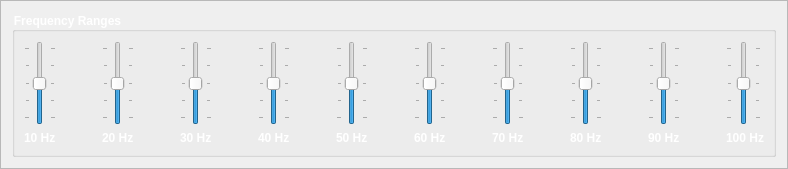
               <widget class="QFrame" name="frame_9">
                <property name="frameShape">
                 <enum>QFrame::StyledPanel</enum>
                </property>
                <property name="frameShadow">
                 <enum>QFrame::Raised</enum>
                </property>
                <layout class="QGridLayout" name="gridLayout_17">
                 <item row="0" column="0">
                  <widget class="QGroupBox" name="groupBox_3">
                   <property name="sizePolicy">
                    <sizepolicy hsizetype="Expanding" vsizetype="Maximum">
                     <horstretch>0</horstretch>
                     <verstretch>0</verstretch>
                    </sizepolicy>
                   </property>
                   <property name="maximumSize">
                    <size>
                     <width>16777215</width>
                     <height>150</height>
                    </size>
                   </property>
                   <property name="font">
                    <font>
                     <pointsize>9</pointsize>
                     <weight>75</weight>
                     <bold>true</bold>
                    </font>
                   </property>
                   <property name="styleSheet">
                    <string notr="true">color: rgb(255, 255, 255);</string>
                   </property>
                   <property name="title">
                    <string>Frequency Ranges</string>
                   </property>
                   <layout class="QGridLayout" name="gridLayout_41">
                    <item row="0" column="0">
                     <layout class="QHBoxLayout" name="horizontalLayout_9">
                      <item>
                       <layout class="QVBoxLayout" name="verticalLayout_7">
                        <item>
                         <widget class="QSlider" name="Uniform_Range_Frequency_Range_1_Slider">
                          <property name="sizePolicy">
                           <sizepolicy hsizetype="Maximum" vsizetype="Expanding">
                            <horstretch>0</horstretch>
                            <verstretch>0</verstretch>
                           </sizepolicy>
                          </property>
                          <property name="maximumSize">
                           <size>
                            <width>35</width>
                            <height>16777215</height>
                           </size>
                          </property>
                          <property name="minimum">
                           <number>-2</number>
                          </property>
                          <property name="maximum">
                           <number>2</number>
                          </property>
                          <property name="orientation">
                           <enum>Qt::Vertical</enum>
                          </property>
                          <property name="tickPosition">
                           <enum>QSlider::TicksBothSides</enum>
                          </property>
                         </widget>
                        </item>
                        <item>
                         <widget class="QLabel" name="Uniform_Range_Frequency_Range_1_Label">
                          <property name="maximumSize">
                           <size>
                            <width>35</width>
                            <height>16777215</height>
                           </size>
                          </property>
                          <property name="font">
                           <font>
                            <weight>75</weight>
                            <bold>true</bold>
                           </font>
                          </property>
                          <property name="text">
                           <string>10 Hz</string>
                          </property>
                         </widget>
                        </item>
                       </layout>
                      </item>
                      <item>
                       <spacer name="horizontalSpacer_29">
                        <property name="orientation">
                         <enum>Qt::Horizontal</enum>
                        </property>
                        <property name="sizeHint" stdset="0">
                         <size>
                          <width>40</width>
                          <height>20</height>
                         </size>
                        </property>
                       </spacer>
                      </item>
                      <item>
                       <layout class="QVBoxLayout" name="verticalLayout_8">
                        <item>
                         <widget class="QSlider" name="Uniform_Range_Frequency_Range_2_Slider">
                          <property name="sizePolicy">
                           <sizepolicy hsizetype="Maximum" vsizetype="Expanding">
                            <horstretch>0</horstretch>
                            <verstretch>0</verstretch>
                           </sizepolicy>
                          </property>
                          <property name="maximumSize">
                           <size>
                            <width>35</width>
                            <height>16777215</height>
                           </size>
                          </property>
                          <property name="minimum">
                           <number>-2</number>
                          </property>
                          <property name="maximum">
                           <number>2</number>
                          </property>
                          <property name="orientation">
                           <enum>Qt::Vertical</enum>
                          </property>
                          <property name="tickPosition">
                           <enum>QSlider::TicksBothSides</enum>
                          </property>
                         </widget>
                        </item>
                        <item>
                         <widget class="QLabel" name="Uniform_Range_Frequency_Range_2_Label">
                          <property name="maximumSize">
                           <size>
                            <width>35</width>
                            <height>16777215</height>
                           </size>
                          </property>
                          <property name="font">
                           <font>
                            <weight>75</weight>
                            <bold>true</bold>
                           </font>
                          </property>
                          <property name="text">
                           <string>20 Hz</string>
                          </property>
                         </widget>
                        </item>
                       </layout>
                      </item>
                      <item>
                       <spacer name="horizontalSpacer_28">
                        <property name="orientation">
                         <enum>Qt::Horizontal</enum>
                        </property>
                        <property name="sizeHint" stdset="0">
                         <size>
                          <width>40</width>
                          <height>20</height>
                         </size>
                        </property>
                       </spacer>
                      </item>
                      <item>
                       <layout class="QVBoxLayout" name="verticalLayout_9">
                        <item>
                         <widget class="QSlider" name="Uniform_Range_Frequency_Range_3_Slider">
                          <property name="sizePolicy">
                           <sizepolicy hsizetype="Maximum" vsizetype="Expanding">
                            <horstretch>0</horstretch>
                            <verstretch>0</verstretch>
                           </sizepolicy>
                          </property>
                          <property name="maximumSize">
                           <size>
                            <width>35</width>
                            <height>16777215</height>
                           </size>
                          </property>
                          <property name="minimum">
                           <number>-2</number>
                          </property>
                          <property name="maximum">
                           <number>2</number>
                          </property>
                          <property name="orientation">
                           <enum>Qt::Vertical</enum>
                          </property>
                          <property name="tickPosition">
                           <enum>QSlider::TicksBothSides</enum>
                          </property>
                         </widget>
                        </item>
                        <item>
                         <widget class="QLabel" name="Uniform_Range_Frequency_Range_3_Label">
                          <property name="maximumSize">
                           <size>
                            <width>35</width>
                            <height>16777215</height>
                           </size>
                          </property>
                          <property name="font">
                           <font>
                            <weight>75</weight>
                            <bold>true</bold>
                           </font>
                          </property>
                          <property name="text">
                           <string>30 Hz</string>
                          </property>
                         </widget>
                        </item>
                       </layout>
                      </item>
                      <item>
                       <spacer name="horizontalSpacer_30">
                        <property name="orientation">
                         <enum>Qt::Horizontal</enum>
                        </property>
                        <property name="sizeHint" stdset="0">
                         <size>
                          <width>40</width>
                          <height>20</height>
                         </size>
                        </property>
                       </spacer>
                      </item>
                      <item>
                       <layout class="QVBoxLayout" name="verticalLayout_10">
                        <item>
                         <widget class="QSlider" name="Uniform_Range_Frequency_Range_4_Slider">
                          <property name="sizePolicy">
                           <sizepolicy hsizetype="Maximum" vsizetype="Expanding">
                            <horstretch>0</horstretch>
                            <verstretch>0</verstretch>
                           </sizepolicy>
                          </property>
                          <property name="maximumSize">
                           <size>
                            <width>35</width>
                            <height>16777215</height>
                           </size>
                          </property>
                          <property name="minimum">
                           <number>-2</number>
                          </property>
                          <property name="maximum">
                           <number>2</number>
                          </property>
                          <property name="orientation">
                           <enum>Qt::Vertical</enum>
                          </property>
                          <property name="tickPosition">
                           <enum>QSlider::TicksBothSides</enum>
                          </property>
                         </widget>
                        </item>
                        <item>
                         <widget class="QLabel" name="Uniform_Range_Frequency_Range_4_Label">
                          <property name="maximumSize">
                           <size>
                            <width>35</width>
                            <height>16777215</height>
                           </size>
                          </property>
                          <property name="font">
                           <font>
                            <weight>75</weight>
                            <bold>true</bold>
                           </font>
                          </property>
                          <property name="text">
                           <string>40 Hz</string>
                          </property>
                         </widget>
                        </item>
                       </layout>
                      </item>
                      <item>
                       <spacer name="horizontalSpacer_31">
                        <property name="orientation">
                         <enum>Qt::Horizontal</enum>
                        </property>
                        <property name="sizeHint" stdset="0">
                         <size>
                          <width>40</width>
                          <height>20</height>
                         </size>
                        </property>
                       </spacer>
                      </item>
                      <item>
                       <layout class="QVBoxLayout" name="verticalLayout_11">
                        <item>
                         <widget class="QSlider" name="Uniform_Range_Frequency_Range_5_Slider">
                          <property name="sizePolicy">
                           <sizepolicy hsizetype="Maximum" vsizetype="Expanding">
                            <horstretch>0</horstretch>
                            <verstretch>0</verstretch>
                           </sizepolicy>
                          </property>
                          <property name="maximumSize">
                           <size>
                            <width>35</width>
                            <height>16777215</height>
                           </size>
                          </property>
                          <property name="minimum">
                           <number>-2</number>
                          </property>
                          <property name="maximum">
                           <number>2</number>
                          </property>
                          <property name="orientation">
                           <enum>Qt::Vertical</enum>
                          </property>
                          <property name="tickPosition">
                           <enum>QSlider::TicksBothSides</enum>
                          </property>
                         </widget>
                        </item>
                        <item>
                         <widget class="QLabel" name="Uniform_Range_Frequency_Range_5_Label">
                          <property name="maximumSize">
                           <size>
                            <width>35</width>
                            <height>16777215</height>
                           </size>
                          </property>
                          <property name="font">
                           <font>
                            <weight>75</weight>
                            <bold>true</bold>
                           </font>
                          </property>
                          <property name="text">
                           <string>50 Hz</string>
                          </property>
                         </widget>
                        </item>
                       </layout>
                      </item>
                      <item>
                       <spacer name="horizontalSpacer_32">
                        <property name="orientation">
                         <enum>Qt::Horizontal</enum>
                        </property>
                        <property name="sizeHint" stdset="0">
                         <size>
                          <width>40</width>
                          <height>20</height>
                         </size>
                        </property>
                       </spacer>
                      </item>
                      <item>
                       <layout class="QVBoxLayout" name="verticalLayout_12">
                        <item>
                         <widget class="QSlider" name="Uniform_Range_Frequency_Range_6_Slider">
                          <property name="sizePolicy">
                           <sizepolicy hsizetype="Maximum" vsizetype="Expanding">
                            <horstretch>0</horstretch>
                            <verstretch>0</verstretch>
                           </sizepolicy>
                          </property>
                          <property name="maximumSize">
                           <size>
                            <width>35</width>
                            <height>16777215</height>
                           </size>
                          </property>
                          <property name="minimum">
                           <number>-2</number>
                          </property>
                          <property name="maximum">
                           <number>2</number>
                          </property>
                          <property name="orientation">
                           <enum>Qt::Vertical</enum>
                          </property>
                          <property name="tickPosition">
                           <enum>QSlider::TicksBothSides</enum>
                          </property>
                         </widget>
                        </item>
                        <item>
                         <widget class="QLabel" name="Uniform_Range_Frequency_Range_6_Label">
                          <property name="maximumSize">
                           <size>
                            <width>35</width>
                            <height>16777215</height>
                           </size>
                          </property>
                          <property name="font">
                           <font>
                            <weight>75</weight>
                            <bold>true</bold>
                           </font>
                          </property>
                          <property name="text">
                           <string>60 Hz</string>
                          </property>
                         </widget>
                        </item>
                       </layout>
                      </item>
                      <item>
                       <spacer name="horizontalSpacer_33">
                        <property name="orientation">
                         <enum>Qt::Horizontal</enum>
                        </property>
                        <property name="sizeHint" stdset="0">
                         <size>
                          <width>40</width>
                          <height>20</height>
                         </size>
                        </property>
                       </spacer>
                      </item>
                      <item>
                       <layout class="QVBoxLayout" name="verticalLayout_13">
                        <item>
                         <widget class="QSlider" name="Uniform_Range_Frequency_Range_7_Slider">
                          <property name="sizePolicy">
                           <sizepolicy hsizetype="Maximum" vsizetype="Expanding">
                            <horstretch>0</horstretch>
                            <verstretch>0</verstretch>
                           </sizepolicy>
                          </property>
                          <property name="maximumSize">
                           <size>
                            <width>35</width>
                            <height>16777215</height>
                           </size>
                          </property>
                          <property name="minimum">
                           <number>-2</number>
                          </property>
                          <property name="maximum">
                           <number>2</number>
                          </property>
                          <property name="orientation">
                           <enum>Qt::Vertical</enum>
                          </property>
                          <property name="tickPosition">
                           <enum>QSlider::TicksBothSides</enum>
                          </property>
                         </widget>
                        </item>
                        <item>
                         <widget class="QLabel" name="Uniform_Range_Frequency_Range_7_Label">
                          <property name="maximumSize">
                           <size>
                            <width>35</width>
                            <height>16777215</height>
                           </size>
                          </property>
                          <property name="font">
                           <font>
                            <weight>75</weight>
                            <bold>true</bold>
                           </font>
                          </property>
                          <property name="text">
                           <string>70 Hz</string>
                          </property>
                         </widget>
                        </item>
                       </layout>
                      </item>
                      <item>
                       <spacer name="horizontalSpacer_34">
                        <property name="orientation">
                         <enum>Qt::Horizontal</enum>
                        </property>
                        <property name="sizeHint" stdset="0">
                         <size>
                          <width>40</width>
                          <height>20</height>
                         </size>
                        </property>
                       </spacer>
                      </item>
                      <item>
                       <layout class="QVBoxLayout" name="verticalLayout_14">
                        <item>
                         <widget class="QSlider" name="Uniform_Range_Frequency_Range_8_Slider">
                          <property name="sizePolicy">
                           <sizepolicy hsizetype="Maximum" vsizetype="Expanding">
                            <horstretch>0</horstretch>
                            <verstretch>0</verstretch>
                           </sizepolicy>
                          </property>
                          <property name="maximumSize">
                           <size>
                            <width>35</width>
                            <height>16777215</height>
                           </size>
                          </property>
                          <property name="minimum">
                           <number>-2</number>
                          </property>
                          <property name="maximum">
                           <number>2</number>
                          </property>
                          <property name="orientation">
                           <enum>Qt::Vertical</enum>
                          </property>
                          <property name="tickPosition">
                           <enum>QSlider::TicksBothSides</enum>
                          </property>
                         </widget>
                        </item>
                        <item>
                         <widget class="QLabel" name="Uniform_Range_Frequency_Range_8_Label">
                          <property name="maximumSize">
                           <size>
                            <width>35</width>
                            <height>16777215</height>
                           </size>
                          </property>
                          <property name="font">
                           <font>
                            <weight>75</weight>
                            <bold>true</bold>
                           </font>
                          </property>
                          <property name="text">
                           <string>80 Hz</string>
                          </property>
                         </widget>
                        </item>
                       </layout>
                      </item>
                      <item>
                       <spacer name="horizontalSpacer_35">
                        <property name="orientation">
                         <enum>Qt::Horizontal</enum>
                        </property>
                        <property name="sizeHint" stdset="0">
                         <size>
                          <width>40</width>
                          <height>20</height>
                         </size>
                        </property>
                       </spacer>
                      </item>
                      <item>
                       <layout class="QVBoxLayout" name="verticalLayout_15">
                        <item>
                         <widget class="QSlider" name="Uniform_Range_Frequency_Range_9_Slider">
                          <property name="sizePolicy">
                           <sizepolicy hsizetype="Maximum" vsizetype="Expanding">
                            <horstretch>0</horstretch>
                            <verstretch>0</verstretch>
                           </sizepolicy>
                          </property>
                          <property name="maximumSize">
                           <size>
                            <width>35</width>
                            <height>16777215</height>
                           </size>
                          </property>
                          <property name="minimum">
                           <number>-2</number>
                          </property>
                          <property name="maximum">
                           <number>2</number>
                          </property>
                          <property name="orientation">
                           <enum>Qt::Vertical</enum>
                          </property>
                          <property name="tickPosition">
                           <enum>QSlider::TicksBothSides</enum>
                          </property>
                         </widget>
                        </item>
                        <item>
                         <widget class="QLabel" name="Uniform_Range_Frequency_Range_9_Label">
                          <property name="maximumSize">
                           <size>
                            <width>35</width>
                            <height>16777215</height>
                           </size>
                          </property>
                          <property name="font">
                           <font>
                            <weight>75</weight>
                            <bold>true</bold>
                           </font>
                          </property>
                          <property name="text">
                           <string>90 Hz</string>
                          </property>
                         </widget>
                        </item>
                       </layout>
                      </item>
                      <item>
                       <spacer name="horizontalSpacer_36">
                        <property name="orientation">
                         <enum>Qt::Horizontal</enum>
                        </property>
                        <property name="sizeHint" stdset="0">
                         <size>
                          <width>40</width>
                          <height>20</height>
                         </size>
                        </property>
                       </spacer>
                      </item>
                      <item>
                       <layout class="QVBoxLayout" name="verticalLayout_16">
                        <item>
                         <widget class="QSlider" name="Uniform_Range_Frequency_Range_10_Slider">
                          <property name="sizePolicy">
                           <sizepolicy hsizetype="Maximum" vsizetype="Expanding">
                            <horstretch>0</horstretch>
                            <verstretch>0</verstretch>
                           </sizepolicy>
                          </property>
                          <property name="maximumSize">
                           <size>
                            <width>35</width>
                            <height>16777215</height>
                           </size>
                          </property>
                          <property name="minimum">
                           <number>-2</number>
                          </property>
                          <property name="maximum">
                           <number>2</number>
                          </property>
                          <property name="orientation">
                           <enum>Qt::Vertical</enum>
                          </property>
                          <property name="tickPosition">
                           <enum>QSlider::TicksBothSides</enum>
                          </property>
                         </widget>
                        </item>
                        <item>
                         <widget class="QLabel" name="Uniform_Range_Frequency_Range_10_Label">
                          <property name="maximumSize">
                           <size>
                            <width>40</width>
                            <height>16777215</height>
                           </size>
                          </property>
                          <property name="font">
                           <font>
                            <weight>75</weight>
                            <bold>true</bold>
                           </font>
                          </property>
                          <property name="text">
                           <string>100 Hz</string>
                          </property>
                         </widget>
                        </item>
                       </layout>
                      </item>
                     </layout>
                    </item>
                   </layout>
                  </widget>
                 </item>
                </layout>
               </widget>
